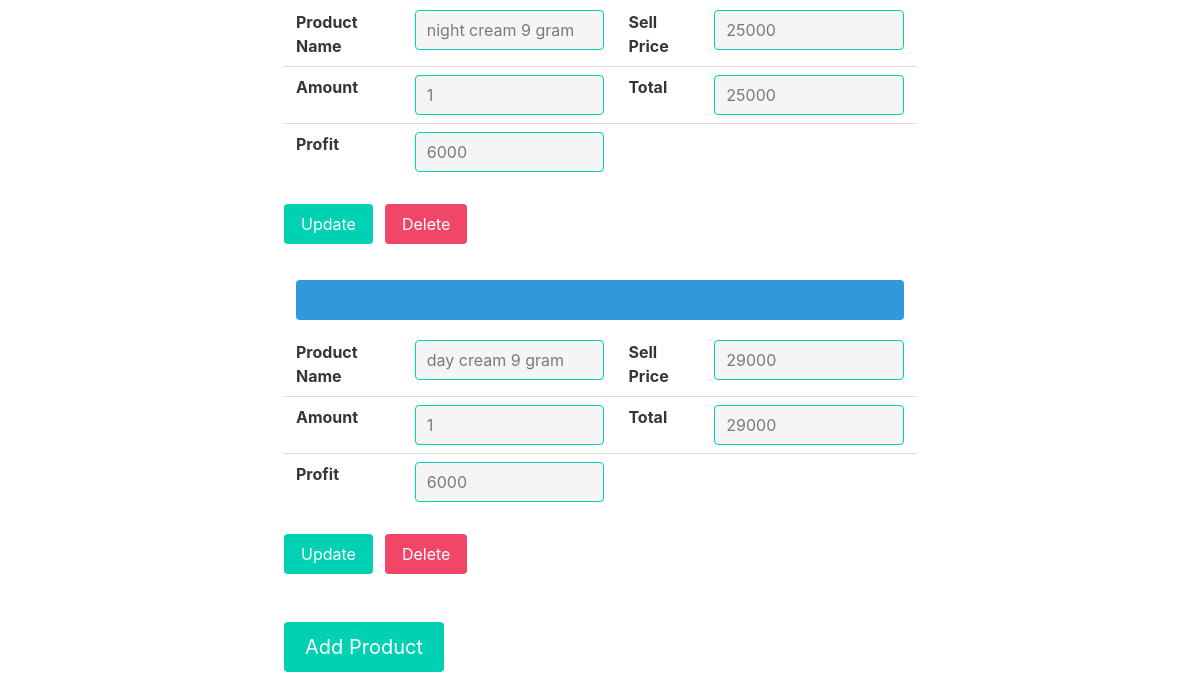
The app's page /transactions_view/8 (signed in, lower part), older data.
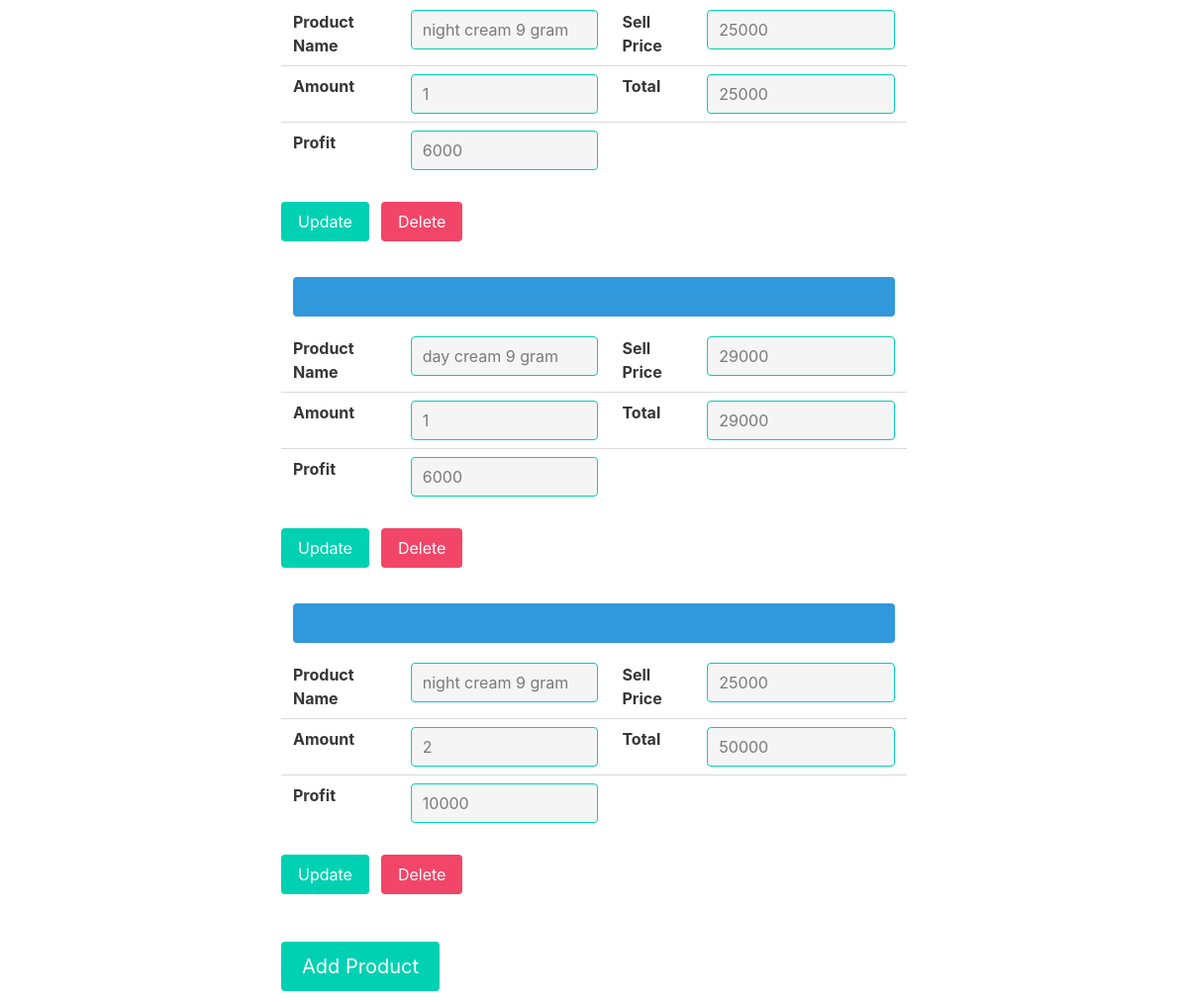
The same page, newer data.
### tables this page shows
CREATE TABLE transactions_detail (
	transaction_detail_id INTEGER NOT NULL PRIMARY KEY AUTOINCREMENT,
	transaction_id INTEGER,
	product_id TEXT,
	amount INTEGER,
	sell_price INTEGER,
	total INTEGER,
	profit INTEGER
, is_deleted INTEGER DEFAULT 0);

CREATE TABLE products (
	product_id TEXT NOT NULL,
	brand_id TEXT,
	product_name TEXT,
	is_deleted INTEGER DEFAULT 0,
	CONSTRAINT products_UN UNIQUE (product_id)
);

### app/app.py (the view)
@app.route('/transactions_view/<transactionid>')
@flask_login.login_required
def transactions_view(transactionid):
    conn = get_db_connection()
    sql_trans = '''SELECT t.transaction_id,t.date,t.buyer_name,t.via,t.total,t.transaction_type,
                                    t.payment_via,t.shipping_cost,t.packing_cost,t.insurance ,t.free_shipping_admin,
                                    t.pmstar_admin,t.gift_cost,t.total_profit  FROM transactions t where t.transaction_id = {}'''.format(
        transactionid)
    cursor = conn.execute(sql_trans)
    data_trans = cursor.fetchall()[0]
    sql_detail = """
        SELECT td.transaction_detail_id, p.product_name , td.amount, td.sell_price,td.total, td.profit
        from transactions_detail td
        join products p on td.product_id = p.product_id
        where transaction_id  = {} and td.is_deleted = 0
            """.format(transactionid)
    cursor = conn.execute(sql_detail)
    col_names_detail = [description[0] for description in cursor.description]
    data_detail = cursor.fetchall()
    data = {"data_trans": data_trans,
            "data_detail": data_detail,
            "col_names_detail": col_names_detail}
    conn.close()
    return render_template('transactions_view.html', data=data)

### app/app.py (called while the page is built)
@login_manager.user_loader
def user_loader(email):
    conn = get_db_connection()
    users = conn.execute('SELECT * FROM users where email = "{}" limit 1'.format(email)).fetchall()
    if not users:
        return
    username = users[0]['username']
    user = User()
    user.id = email
    user.username = username
    conn.close()
    return user

### app/db.py (called while the page is built)
def get_db_connection():
    conn = sqlite3.connect("../esystem.db")
    conn.row_factory = sqlite3.Row
    return conn

### app/templates/transactions_view.html (shortened to what this page needs)
{% extends "layout_main.html" %}
{% block content %}
<br>
<br>
<br>
<br>
<section>
    <div class="container">
        {% for row in data['data_detail'] %}
        <div class="columns">
            <div class="column is-2"></div>
            <div class="column">
                        <div class="container">
                            <div class="tile is-parent">
                              <article class="tile is-child notification is-info">
                              </article>
                            </div>
                            <table class="table">
                                <tr>
                                    <td><label class="label">Product Name</label></td>
                                    <td><input class="input is-primary" type="text" name="productname" value="{{ row['product_name'] }}" disabled></td>
                                    <td><label class="label">Sell Price</label></td>
                                    <td><input class="input is-primary" type="text" name="sellprice" value="{{ row['sell_price'] }}" disabled></td>
                                </tr>
                                <tr>
                                    <td><label class="label">Amount</label></td>
                                    <td><input class="input is-primary" type="text" name="amount" value="{{ row['amount'] }}" disabled></td>
                                    <td><label class="label">Total</label></td>
                                    <td><input class="input is-primary" type="text" name="total" value="{{ row['total'] }}" disabled></td>
                                </tr>
                                <tr>
                                    <td><label class="label">Profit</label></td>
                                    <td><input class="input is-primary" type="text" name="profit" value="{{ row['profit'] }}" disabled></td>
                                    <td></td>
                                    <td>
                                    </td>
                                </tr>
                            </table>
                        </div>
                </div>
            <div class="column is-2"></div>
        </div>
        <div class="columns">
            <div class="column is-2"></div>
            <div class="column is-3">
                <div class="field is-grouped">
                <form method="POST" action="/transaction_detail" class="control">
                    <button class="button is-primary">Update</button>
                </form>
                <form method="POST" action="/transactions_detail_delete" class="control">
                    <button class="button is-danger">Delete</button>
                </form>
                </div>
            </div>
            <div class="column"></div>
        </div>
        {% endfor %}
    </div>
</section>
<br>
<br>
<section>
    <div class="container">
        <div class="columns">
            <div class="column is-2"></div>
            <div class="column">
                <form method="POST" action="/transaction_detail" class="control">
                    <button class="button is-primary is-medium">Add Product</button>
                </form>
            </div>
            <div class="column is-2"></div>
        </div>
    </div>
</section>
{% endblock %}

### app/templates/layout_main.html (shortened to what this page needs)
<!DOCTYPE html>
<html>
<head>
    <link rel= "stylesheet" type= "text/css" href= "{{ url_for('static',filename='css/bulma.css') }}">
</head>
<body>
       {% block content %}
       {% endblock %}
</body>
</html>

Row changes from the older to the newer data that the page shows:
added transactions_detail: productname "night cream 9 gram", sellprice "25000", amount "2", total "50000", profit "10000"
